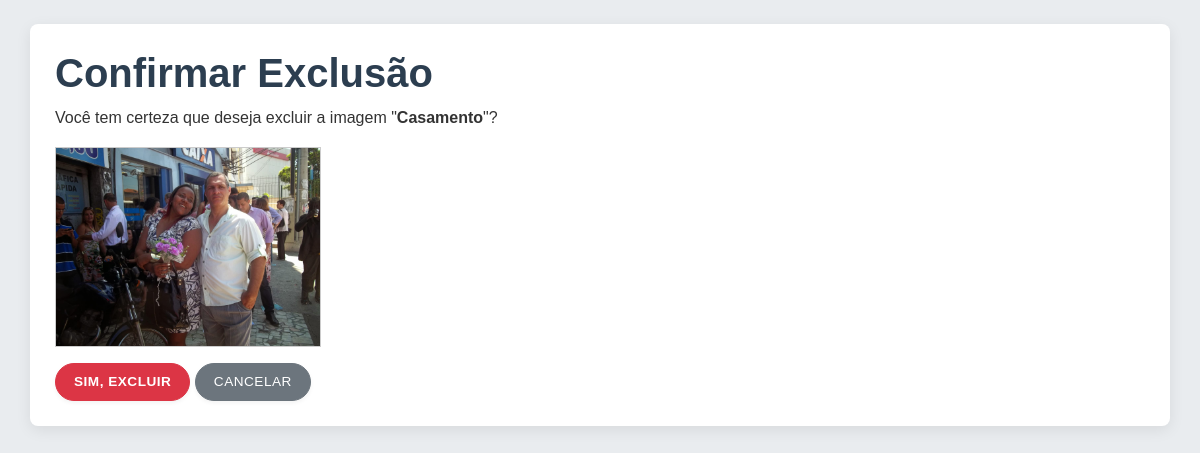
/excluir/5/, run on the app's committed database.
### galeria/models.py (models this page shows, shortened)
class Imagem(models.Model):
    titulo = models.CharField(max_length=100, verbose_name="Título")
    descricao = models.TextField(blank=True, null=True, verbose_name="Descrição")
    imagem = models.ImageField(upload_to='imagens_galeria/', verbose_name="Arquivo da Imagem")
    data_upload = models.DateTimeField(default=timezone.now, verbose_name="Data de Upload")
    class Meta:
        verbose_name = "Imagem"
        verbose_name_plural = "Imagens"
        ordering = ['-data_upload'] # Ordenar da mais recente para a mais antiga

### galeria/views.py (the view, shortened to what this page needs)
# urls.py: path('excluir/<int:id_imagem>/', views.excluir_imagem, name='excluir_imagem'),
def excluir_imagem(request, id_imagem):
    imagem_obj = get_object_or_404(Imagem, pk=id_imagem)
    contexto = {'imagem_obj': imagem_obj}
    return render(request, 'galeria/confirmar_exclusao.html', contexto)

### galeria/templates/galeria/confirmar_exclusao.html (shortened to what this page needs)
{% extends "base.html" %}
{% block conteudo %}
<h1>Confirmar Exclusão</h1>
<p>Você tem certeza que deseja excluir a imagem "<strong>{{ imagem_obj.titulo }}</strong>"?</p>
{% if imagem_obj.imagem %}
<div class="my-3">
    <img src="{{ imagem_obj.imagem.url }}" alt="{{ imagem_obj.titulo }}" style="max-width: 300px; max-height: 200px; border: 1px solid #ccc;">
</div>
{% endif %}
<form method="POST" action="{% url 'excluir_imagem' id_imagem=imagem_obj.id %}">
    <button type="submit" class="btn btn-danger botao-confirmar-excluir">Sim, Excluir</button>
    <a href="{% url 'listar_imagens' %}" class="btn btn-secondary botao-formulario-cancelar">Cancelar</a>
</form>
{% endblock %}

### static/css/estilo.css (style rules this page uses)
body { font-family: 'Arial', sans-serif; background-color: #e9ecef; color: #333; line-height: 1.6; }
h1, h2, h3, h4, h5, h6 { color: #2c3e50; font-weight: bold; }
.btn { border-radius: 20px; padding: 8px 18px; font-weight: 500; transition: all 0.25s ease-in-out; letter-spacing: 0.5px; text-transform: uppercase; font-size: 0.85rem; box-shadow: 0 2px 4px rgba(0,0,0,0.05); }
.botao-confirmar-excluir { font-weight: bold; }

### data on the page
Imagem: titulo "Casamento", imagem (picture)
